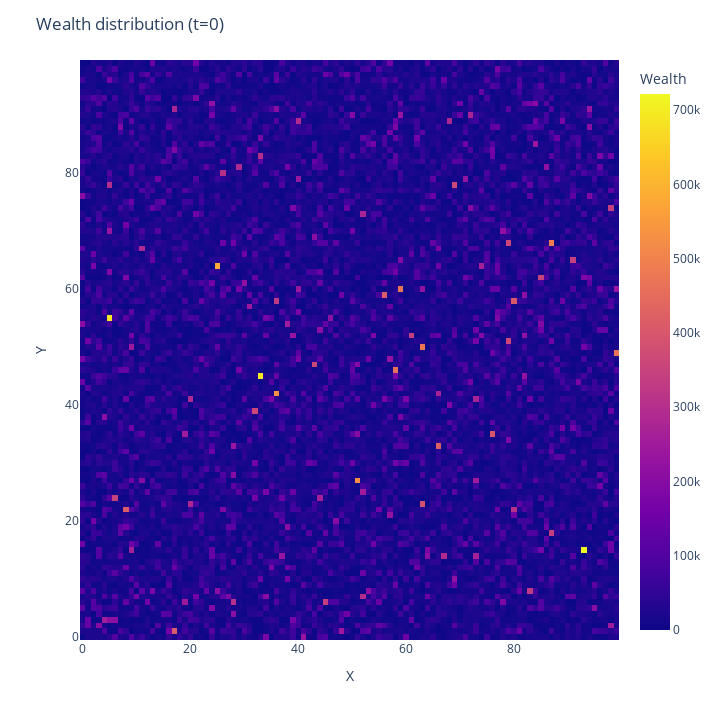
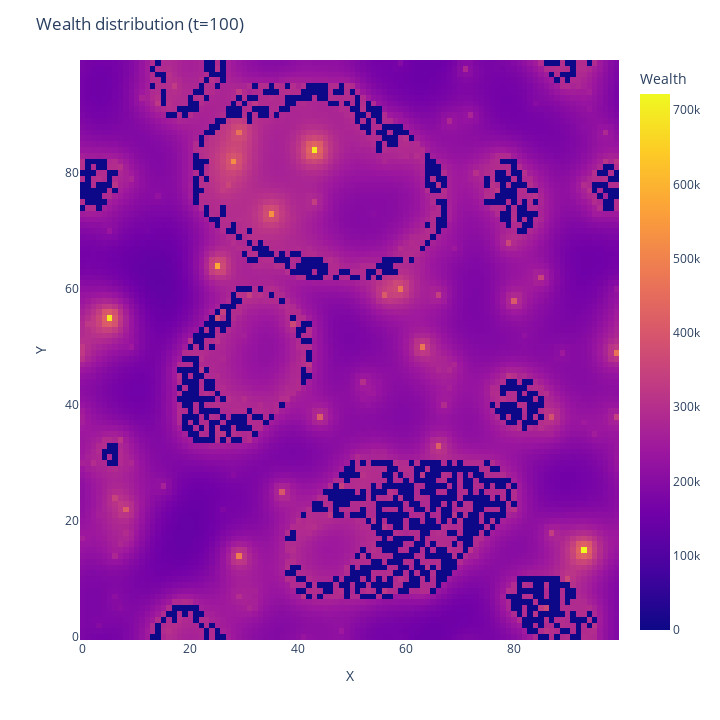

The cell these charts' notebook holds for them, in order:
### Markdown cell above
## Wealth distribution plots (prototypes):

### Code cell
def extract_data(model):
    """
    Extracts the data from the model and returns it as a DataFrame.
    """

    # Extract data from model
    x_coords = np.array([agent.pos[0] for agent in model.schedule.agents])  # Agent x coords
    y_coords = np.array([agent.pos[1] for agent in model.schedule.agents])  # Agent y coords
    wealths = np.array([agent.wealth for agent in model.schedule.agents])   # Agent wealths 
    types = np.array([agent.type for agent in model.schedule.agents])       # Agent types
    return x_coords, y_coords, wealths, types


def plot2D_modelWealth(model):
    """
    Plots a 2D density heatmap of the model.
        x-axis: x position
        y-axis: y position
        weights: wealth
    """

    # Extract data from model
    x_coords, y_coords, wealths, types = extract_data(model)
    df = pd.DataFrame({'x_pos': x_coords, 'y_pos': y_coords, 'wealth': wealths, 'type': types})

    # Create the 2D density heatmap
    fig = px.density_heatmap(df, x='x_pos', y='y_pos', z='wealth', nbinsx=model.width, nbinsy=model.height)

    # Set axis labels
    fig.update_layout(
        height=720, width=720,
        xaxis_title='X', yaxis_title='Y', 
        coloraxis_colorbar_title='Wealth',
        title=f'Wealth distribution (t={model.schedule.steps})'
    )

    # Show the plot
    fig.show()

def plot2D_modelTypes(model):
    fig, ax = plt.subplots()

    # If you want to run the simulation with more than 7 colors, you should set agent_colors accordingly
    agent_colors = {0: 'b', 1: 'r', 2: 'g', 3: 'c', 4: 'm', 5: 'y', 6: 'k'}

    positions = [agent.pos for agent in model.schedule.agents]
    types = [agent.type for agent in model.schedule.agents]
    colors = [agent_colors[agent_type] for agent_type in types]

    ax.scatter(*zip(*positions), color=colors, s=10)

    ax.set_title(f'Schelling model (t={model.schedule.steps})', fontsize=10, fontweight='bold')
    ax.set_xlim([0, model.width])
    ax.set_ylim([0, model.height])
    ax.set_xticks([])
    ax.set_yticks([])

    plt.show()

# Define model parameters
heigth, width = 100, 100
density = 0.9
fixed_areas_pc = 0.0
popilation_sizes = [0.8, 0.2]
homophily = 5
cluster_threshold = 4

# Create the model
model = Schelling(heigth, width, density, fixed_areas_pc, popilation_sizes, homophily, cluster_threshold)

plot2D_modelTypes(model)
plot2D_modelWealth(model)
for i in range(100):
    model.step()
plot2D_modelTypes(model)
plot2D_modelWealth(model)

### Figure 1 — Plotly figure (JSON) as saved in the notebook; plotly's stock layout.template omitted (floating-point values rounded to 4 significant figures; data arrays with more than 128 entries replaced by an {"elided": "..."} marker saying what was removed)
{"data": [{"coloraxis": "coloraxis", "histfunc": "sum", "hovertemplate": "x_pos=%{x}<br>y_pos=%{y}<br>sum of wealth=%{z}<extra></extra>", "name": "", "nbinsx": 100, "nbinsy": 100, "type": "histogram2d", "x": {"elided": "8987 int values"}, "xaxis": "x", "xbingroup": "x", "y": {"elided": "8987 int values"}, "yaxis": "y", "ybingroup": "y", "z": {"elided": "8987 float values"}}], "layout": {"coloraxis": {"colorbar": {"title": {"text": "Wealth"}}, "colorscale": [[0, "#0d0887"], [0.1111, "#46039f"], [0.2222, "#7201a8"], [0.3333, "#9c179e"], [0.4444, "#bd3786"], [0.5556, "#d8576b"], [0.6667, "#ed7953"], [0.7778, "#fb9f3a"], [0.8889, "#fdca26"], [1, "#f0f921"]]}, "height": 720, "legend": {"tracegroupgap": 0}, "margin": {"t": 60}, "title": {"text": "Wealth distribution (t=0)"}, "width": 720, "xaxis": {"anchor": "y", "domain": [0, 1], "title": {"text": "X"}}, "yaxis": {"anchor": "x", "domain": [0, 1], "title": {"text": "Y"}}}}

### Figure 2 — Plotly figure (JSON) as saved in the notebook; plotly's stock layout.template omitted (floating-point values rounded to 4 significant figures; data arrays with more than 128 entries replaced by an {"elided": "..."} marker saying what was removed)
{"data": [{"coloraxis": "coloraxis", "histfunc": "sum", "hovertemplate": "x_pos=%{x}<br>y_pos=%{y}<br>sum of wealth=%{z}<extra></extra>", "name": "", "nbinsx": 100, "nbinsy": 100, "type": "histogram2d", "x": {"elided": "8987 int values"}, "xaxis": "x", "xbingroup": "x", "y": {"elided": "8987 int values"}, "yaxis": "y", "ybingroup": "y", "z": {"elided": "8987 float values"}}], "layout": {"coloraxis": {"colorbar": {"title": {"text": "Wealth"}}, "colorscale": [[0, "#0d0887"], [0.1111, "#46039f"], [0.2222, "#7201a8"], [0.3333, "#9c179e"], [0.4444, "#bd3786"], [0.5556, "#d8576b"], [0.6667, "#ed7953"], [0.7778, "#fb9f3a"], [0.8889, "#fdca26"], [1, "#f0f921"]]}, "height": 720, "legend": {"tracegroupgap": 0}, "margin": {"t": 60}, "title": {"text": "Wealth distribution (t=100)"}, "width": 720, "xaxis": {"anchor": "y", "domain": [0, 1], "title": {"text": "X"}}, "yaxis": {"anchor": "x", "domain": [0, 1], "title": {"text": "Y"}}}}
